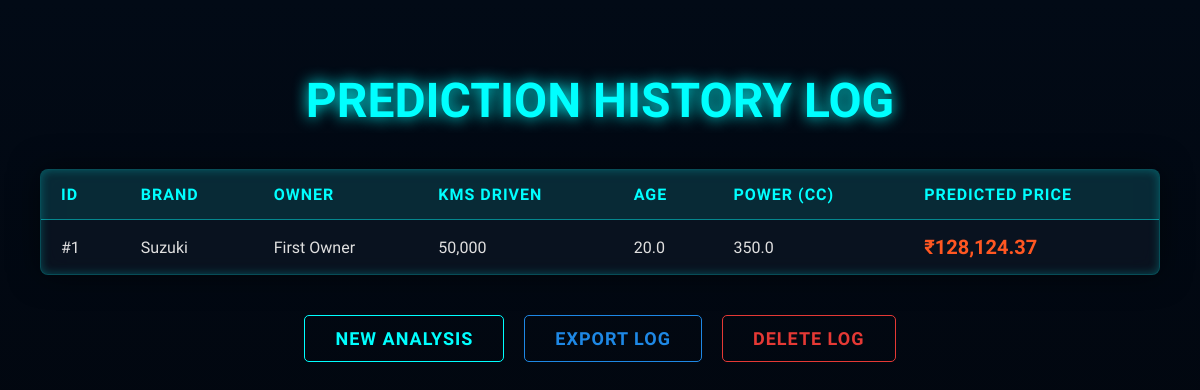
Page /history on the earlier database version.
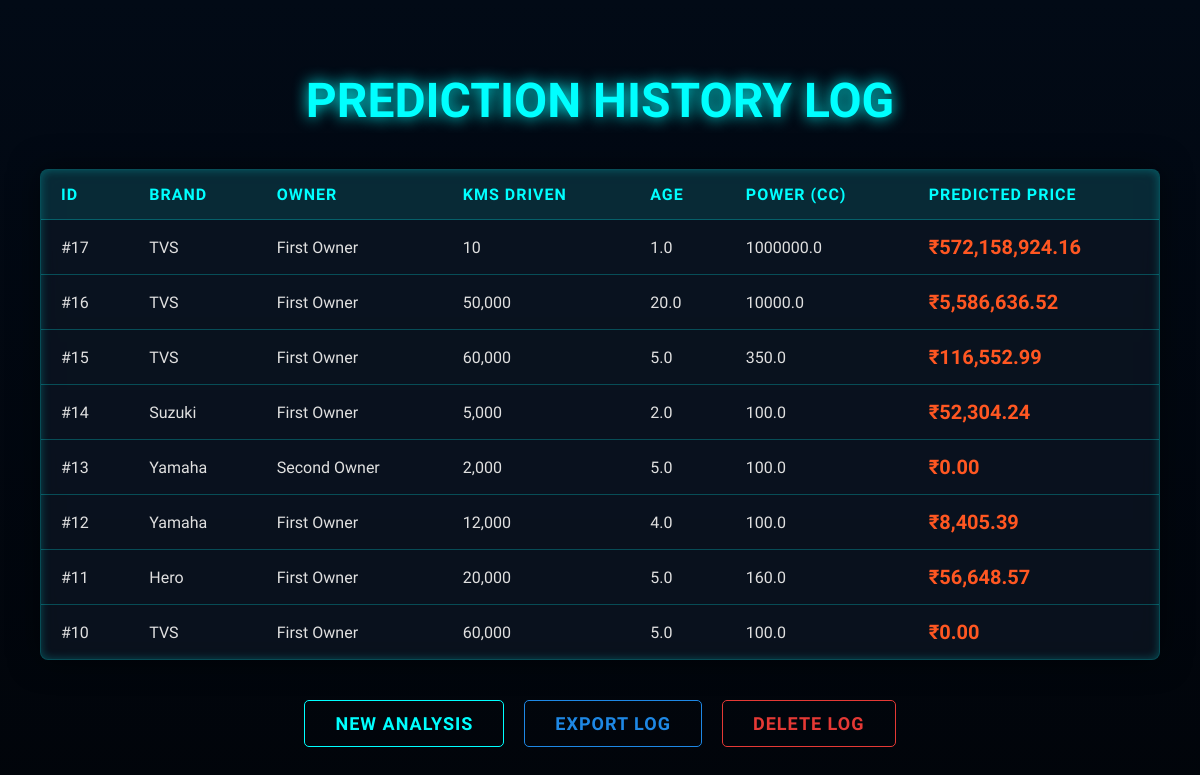
Same page on the later database version.
### tables this page shows
CREATE TABLE predictions (
                id INTEGER PRIMARY KEY AUTOINCREMENT,
                kms_driven REAL,
                age REAL,
                power REAL,
                owner TEXT,
                brand TEXT,
                predicted_price REAL
            );

### app.py (the view)
@app.route('/history')
def history():
    with sqlite3.connect(DB_FILE) as conn:
        conn.row_factory = sqlite3.Row
        rows = conn.execute("SELECT * FROM predictions ORDER BY id DESC").fetchall()
    return render_template('history.html', rows=rows)

### templates/history.html (shortened to what this page needs)
<!DOCTYPE html>
<html lang="en">
<head>
</head>
<body>
    <div class="container">
        <h1>Prediction History Log</h1>
        <div class="table-container">
            <table>
                <thead>
                    <tr>
                        <th>ID</th>
                        <th>Brand</th>
                        <th>Owner</th>
                        <th>KMs Driven</th>
                        <th>Age</th>
                        <th>Power (CC)</th>
                        <th>Predicted Price</th>
                    </tr>
                </thead>
                <tbody>
                    {% for row in rows %}
                    <tr>
                        <td>#{{ row.id }}</td>
                        <td>{{ row.brand }}</td>
                        <td>{{ row.owner }}</td>
                        <td>{{ "{:,.0f}".format(row.kms_driven) }}</td>
                        <td>{{ row.age }}</td>
                        <td>{{ row.power }}</td>
                        <td class="price-cell">₹{{ '{:,.2f}'.format(row.predicted_price) }}</td>
                    </tr>
                    {% else %}
                    <tr>
                        <td colspan="7" style="text-align: center; padding: 50px 0; font-size: 18px; opacity: 0.7;">
                            No predictions have been logged yet.
                        </td>
                    </tr>
                    {% endfor %}
                </tbody>
            </table>
        </div>
        <div class="button-container">
            <a href="/" class="btn btn-home">New Analysis</a>
            <a href="/download_csv" class="btn btn-export">Export Log</a>
            <a href="/delete_all" class="btn btn-delete" onclick="return confirm('Are you sure you want to delete the entire log?');">Delete Log</a>
        </div>
    </div>
</body>
</html>

Differences in the rows shown:
removed predictions: id "1", brand "Suzuki", owner "First Owner", kms_driven "50,000", age "20.0", power "350.0", predicted_price "128,124.37"
added predictions: id "17", brand "TVS", owner "First Owner", kms_driven "10", age "1.0", power "1000000.0", predicted_price "572,158,924.16"
added predictions: id "16", brand "TVS", owner "First Owner", kms_driven "50,000", age "20.0", power "10000.0", predicted_price "5,586,636.52"
added predictions: id "15", brand "TVS", owner "First Owner", kms_driven "60,000", age "5.0", power "350.0", predicted_price "116,552.99"
added predictions: id "14", brand "Suzuki", owner "First Owner", kms_driven "5,000", age "2.0", power "100.0", predicted_price "52,304.24"
added predictions: id "13", brand "Yamaha", owner "Second Owner", kms_driven "2,000", age "5.0", power "100.0", predicted_price "0.00"
added predictions: id "12", brand "Yamaha", owner "First Owner", kms_driven "12,000", age "4.0", power "100.0", predicted_price "8,405.39"
added predictions: id "11", brand "Hero", owner "First Owner", kms_driven "20,000", age "5.0", power "160.0", predicted_price "56,648.57"
added predictions: id "10", brand "TVS", owner "First Owner", kms_driven "60,000", age "5.0", power "100.0", predicted_price "0.00"
